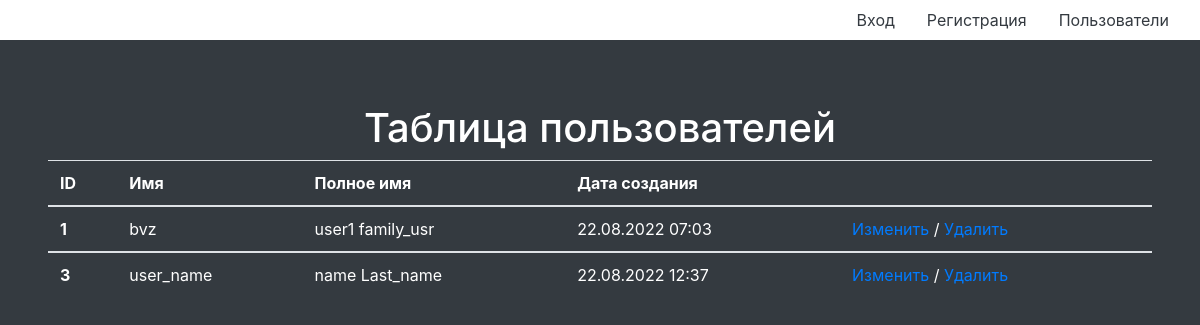
/users/, run on an earlier commit of the app's database.
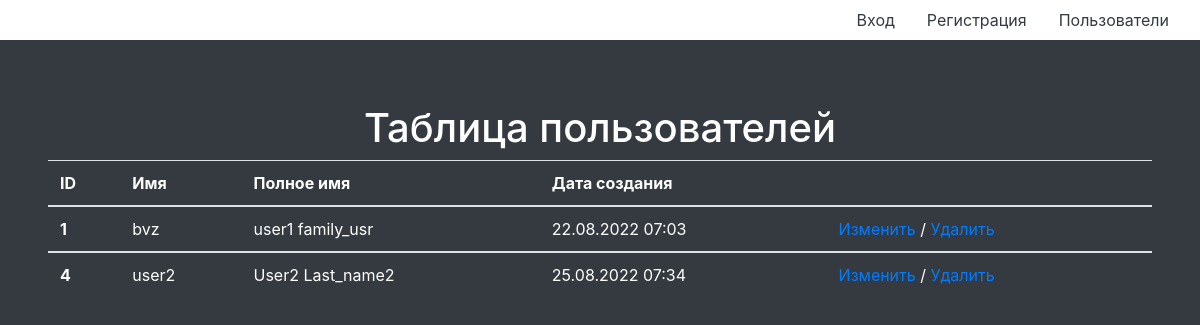
And on a later commit of the database.
### task_manager/app_users/models.py (models this page shows, shortened)
class ApplicationUsers(AbstractUser):
    class Meta:
        verbose_name = 'ApplicationUser'
        verbose_name_plural = 'ApplicationUsers'

### task_manager/app_users/views.py (the view)
# urls.py: path('', ListOfUsers.as_view(), name='users'),
class ListOfUsers(ListView):
    model = ApplicationUsers
    template_name = PATHS_TO_TEMPLATES['users']
    context_object_name = 'application_users'

### task_manager/templates/users/users.html (shortened to what this page needs)
{% extends 'site_header.html' %}
{% load i18n %}
{% block content %}
  <main role="main" class="py-3">
    <h1 class="cover-heading">Таблица пользователей</h1>
    <table class="table thead-dark text-white">
      <thead>
        <tr>
          <th scope="col">ID</th>
          <th scope="col">{% trans 'Имя' %}</th>
          <th scope="col">{% trans 'Полное имя' %}</th>
          <th scope="col">{% trans 'Дата создания' %}</th>
          <th scope="col"></th>
        </tr>
      </thead>
      {% for user in application_users %}
        <tbody>
          <tr>
            <th scope="row">{{ user.id }}</th>
            <td>{{ user.username }}</td>
            <td>{{ user.first_name}} {{ user.last_name }}</td>
            <td>{{ user.date_joined|date:"d.m.Y H:i" }}</td>
            <td>
              <a class="text-decoration-none" href="{% url 'update_user' user.id %}">{% trans 'Изменить' %}</a>
              <a>/</a>
              <a class="text-decoration-none" href="{% url 'delete_user' user.id %}">{% trans 'Удалить' %}</a>
            </td>
          </tr>
        </tbody>
      {% endfor %}
    </table>
  </main>
{% endblock %}

### task_manager/templates/site_header.html (shortened to what this page needs)
{% load i18n %}
{% load bootstrap4 %}
{% bootstrap_css %}
<!doctype html>
<html lang="en">
  <head>
  </head>
  <body class="h-100 text-center text-white bg-dark">
    <header class="masthead mb-auto bg-white sticky-top">
      <div class="container-fluid">
        <nav class="nav nav-masthead justify-content-end sticky-top">
          {% if not user.is_authenticated %}
          <a class="nav-link text-dark" href="/login/">Вход</a>
          <a class="nav-link text-dark" href="/users/create/">Регистрация</a>
          <a class="nav-link text-dark" href="/users/">Пользователи</a>
          {% endif %}
        </nav>
      </div>
    </header>
    <div class="cover-container d-flex w-70 h-100 p-5 mx-auto flex-column text-white">
      {% block content %}
      {% endblock %}
    </div>
  </body>
</html>

What changed in the data, as far as the page shows it:
removed ApplicationUsers: id "3", username "user_name", first_name "name", last_name "Last_name", date_joined "22.08.2022 12:37"
added ApplicationUsers: id "4", username "user2", first_name "User2", last_name "Last_name2", date_joined "25.08.2022 07:34"
